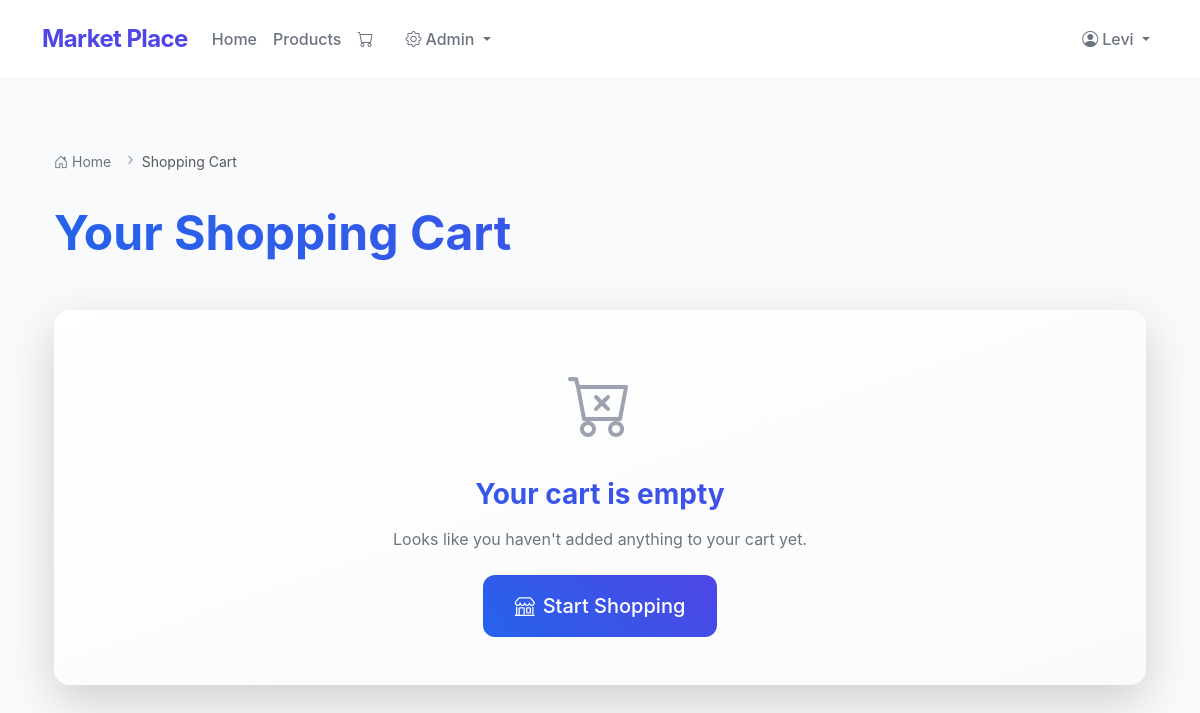
Before: /cart (signed in) with the older database file.
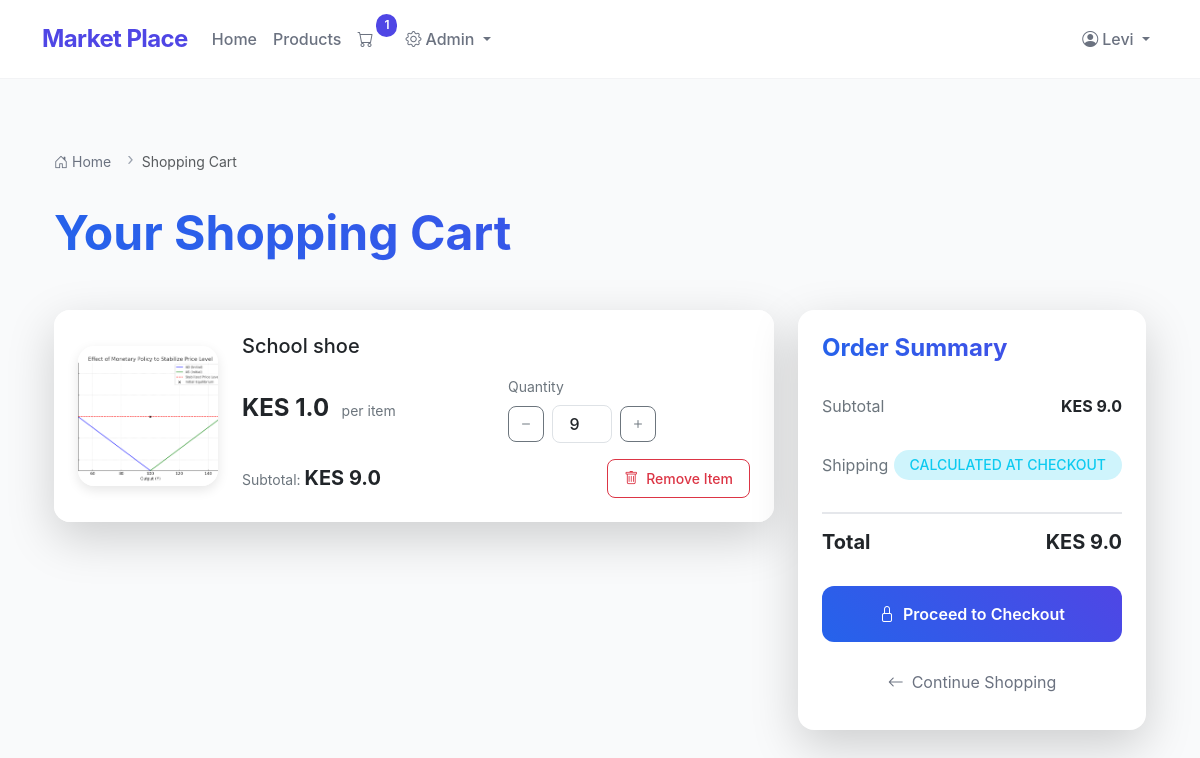
After: the same page with the newer database file.
### app.py (models this page shows)
class OrderItem(db.Model):
    __tablename__ = 'order_items'
    id = db.Column(db.Integer, primary_key=True)
    order_id = db.Column(db.Integer, db.ForeignKey('orders.id'), nullable=False)
    product_id = db.Column(db.Integer, db.ForeignKey('products.id'), nullable=False)
    quantity = db.Column(db.Integer, nullable=False)
    price_at_time = db.Column(db.Float, nullable=False)

class ProductImage(db.Model):
    __tablename__ = 'product_images'
    id = db.Column(db.Integer, primary_key=True)
    product_id = db.Column(db.Integer, db.ForeignKey('products.id'), nullable=False)
    image_url = db.Column(db.String(200), nullable=False)

class Product(db.Model):
    __tablename__ = 'products'
    id = db.Column(db.Integer, primary_key=True)
    name = db.Column(db.String(100), nullable=False)
    description = db.Column(db.String(500), nullable=True)
    price = db.Column(db.Float, nullable=False)
    stock_quantity = db.Column(db.Integer, nullable=False)
    category_id = db.Column(db.Integer, db.ForeignKey('categories.id'), nullable=False)
    order_items = db.relationship('OrderItem', backref='product', lazy=True)
    images = db.relationship('ProductImage', backref='product', lazy=True)

### app.py (the view)
@app.route('/cart')
def view_cart():
    if 'user_id' not in session:
        flash('Please login to view your cart.', 'info')
        return redirect(url_for('login'))
    order = Order.query.filter_by(user_id=session['user_id'], status="Pending").first()
    if not order:
        return render_template('cart.html', order_items=None, total_price=0)
    order_items = OrderItem.query.filter_by(order_id=order.id).all()
    total_price = sum(item.quantity * item.price_at_time for item in order_items)
    return render_template('cart.html', order_items=order_items, total_price=total_price)

### app.py (called while the page is built)
def get_cart_unique_items():
    if 'user_id' in session:
        order = Order.query.filter_by(user_id=session['user_id'], status="Pending").first()
        if order:
            return OrderItem.query.filter_by(order_id=order.id).count()
    return 0

@app.context_processor
def inject_cart_count():
    return dict(cart_count=get_cart_unique_items())

### templates/cart.html (shortened to what the changed rows need)
{% extends 'base.html' %}
{% block content %}
<div class="container py-4 py-lg-5">
    <h1 class="display-5 mb-4 mb-lg-5 fw-bold text-gradient">Your Shopping Cart</h1>
    {% if order_items %}
    <div class="row g-4">
        <div class="col-lg-8">
            <div class="card border-0 shadow-lg rounded-4 overflow-hidden hover-shadow">
                <div class="card-body p-0">
                    {% for item in order_items %}
                    <div class="cart-item p-3 p-lg-4 {% if not loop.last %}border-bottom{% endif %} bg-white hover-bg-light">
                        <div class="row align-items-center">
                            <div class="col-auto">
                                <div class="rounded-4 overflow-hidden product-image-container">
                                    {% if item.product.images %}
                                    <img src="{{ url_for('static', filename='uploads/' + item.product.images[0].image_url) }}"
                                         alt="{{ item.product.name }}"
                                         class="img-fluid w-100 h-100 object-fit-cover zoom-effect">
                                    {% else %}
                                    <div class="w-100 h-100 bg-light d-flex align-items-center justify-content-center">
                                        <i class="bi bi-image fs-2 text-secondary"></i>
                                    </div>
                                    {% endif %}
                                </div>
                            </div>
                            <div class="col">
                                <div class="d-flex flex-column h-100">
                                    <h3 class="h5 mb-3 product-title">{{ item.product.name }}</h3>
                                    <div class="row align-items-center mb-3">
                                        <div class="col-sm-6 mb-3 mb-sm-0">
                                            <div class="price-tag">
                                                <span class="h4 mb-0 fw-bold">KES {{ item.price_at_time }}</span>
                                                <span class="text-secondary ms-2 small">per item</span>
                                            </div>
                                        </div>
                                        <div class="col-sm-6">
                                            <label class="form-label small text-secondary mb-2">Quantity</label>
                                            <div class="quantity-control">
                                                <button class="btn btn-outline-secondary quantity-btn" type="button"
                                                        onclick="updateQuantity({{ item.id }}, 'decrease')">
                                                    <i class="bi bi-dash"></i>
                                                </button>
                                                <input type="number" class="form-control quantity-input"
                                                       value="{{ item.quantity }}" min="1" data-item-id="{{ item.id }}"
                                                       onchange="updateQuantity({{ item.id }}, 'set', this.value)">
                                                <button class="btn btn-outline-secondary quantity-btn" type="button"
                                                        onclick="updateQuantity({{ item.id }}, 'increase')">
                                                    <i class="bi bi-plus"></i>
                                                </button>
                                            </div>
                                        </div>
                                    </div>
                                    <div class="mt-auto d-flex justify-content-between align-items-center flex-wrap">
                                        <div class="subtotal-container me-3">
                                            <span class="text-secondary small">Subtotal: </span>
                                            <span class="subtotal-amount h5 mb-0 fw-bold">
                                                KES {{ item.quantity * item.price_at_time }}
                                            </span>
                                        </div>
                                        <form action="{{ url_for('remove_from_cart', order_item_id=item.id) }}" method="POST"
                                              class="mt-2 mt-sm-0">
                                            <button type="submit" class="btn btn-outline-danger btn-sm remove-btn"
                                                    onclick="return confirm('Are you sure you want to remove this item?')">
                                                <i class="bi bi-trash me-2"></i>Remove Item
                                            </button>
                                        </form>
                                    </div>
                                </div>
                            </div>
                        </div>
                    </div>
                    {% endfor %}
                </div>
            </div>
        </div>
        <div class="col-lg-4">
            <div class="card border-0 shadow-lg rounded-4 sticky-lg-top summary-card">
                <div class="card-body p-4">
                    <h2 class="h4 mb-4 fw-bold text-gradient">Order Summary</h2>
                    <div class="summary-details">
                        <div class="summary-row">
                            <span class="text-secondary">Subtotal</span>
                            <span class="fw-bold">KES {{ total_price }}</span>
                        </div>
                        <div class="summary-row">
                            <span class="text-secondary">Shipping</span>
                            <span class="badge bg-info-subtle text-info">Calculated at checkout</span>
                        </div>
                        <div class="summary-row total-row">
                            <span class="h5 fw-bold mb-0">Total</span>
                            <span class="h5 fw-bold mb-0">KES {{ total_price }}</span>
                        </div>
                    </div>
                    <form action="{{ url_for('checkout_page') }}" method="get">
                        <button type="submit" class="checkout-button">
                            <i class="bi bi-lock me-2"></i>Proceed to Checkout
                        </button>
                    </form>
                    <a href="{{ url_for('products') }}" class="continue-shopping-link">
                        <i class="bi bi-arrow-left me-2"></i>Continue Shopping
                    </a>
                </div>
            </div>
        </div>
    </div>
    {% else %}
    <div class="card border-0 shadow-lg rounded-4 empty-cart-card">
        <div class="card-body py-5">
            <div class="text-center">
                <div class="empty-cart-icon">
                    <i class="bi bi-cart-x"></i>
                </div>
                <h2 class="h3 fw-bold mb-3 text-gradient">Your cart is empty</h2>
                <p class="text-secondary mb-4">Looks like you haven't added anything to your cart yet.</p>
                <a href="{{ url_for('products') }}" class="btn btn-primary btn-lg start-shopping-btn">
                    <i class="bi bi-shop me-2"></i>Start Shopping
                </a>
            </div>
        </div>
    </div>
    {% endif %}
</div>
{% endblock %}

Changed rows visible on the page:
added OrderItem: image_url (picture), product.name "School shoe", price_at_time "1.0", quantity "9", item.quantity*item.price_at_time "9.0"
Other visible differences:
{{ cart_count }}: (not shown) → "1"
{{ total_price }}: (not shown) → "9.0"
text no longer shown: "Your cart is empty Looks like you haven't added anything to your cart yet. Start Shopping"
text now shown: "Order Summary Subtotal KES Shipping CALCULATED AT CHECKOUT Total KES Proceed to Checkout Continue Shopping"
